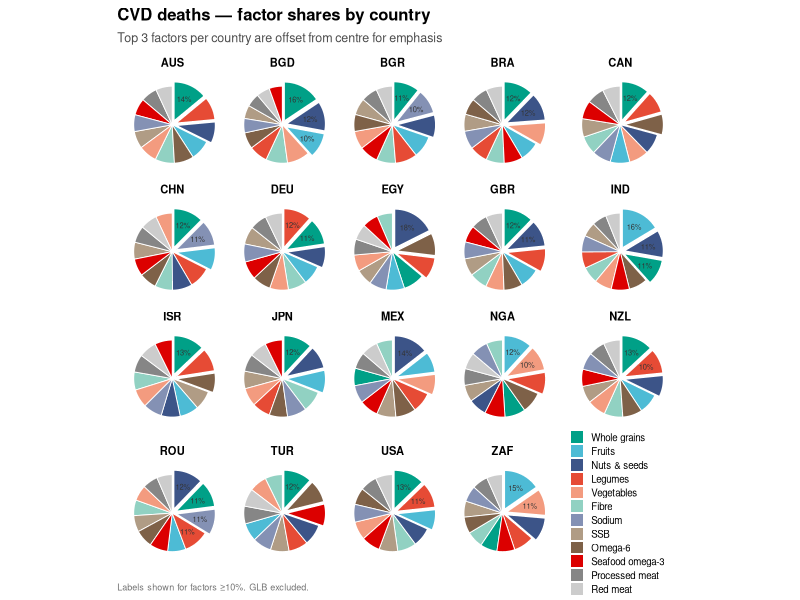
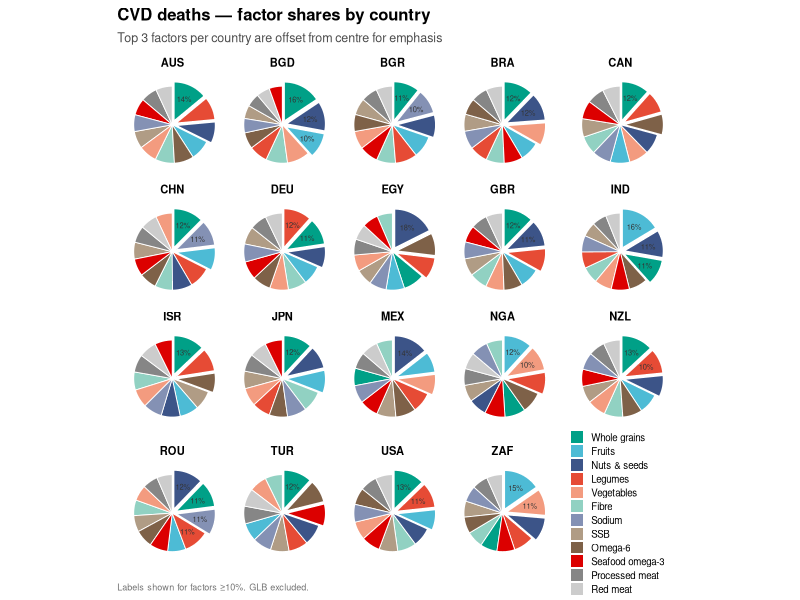
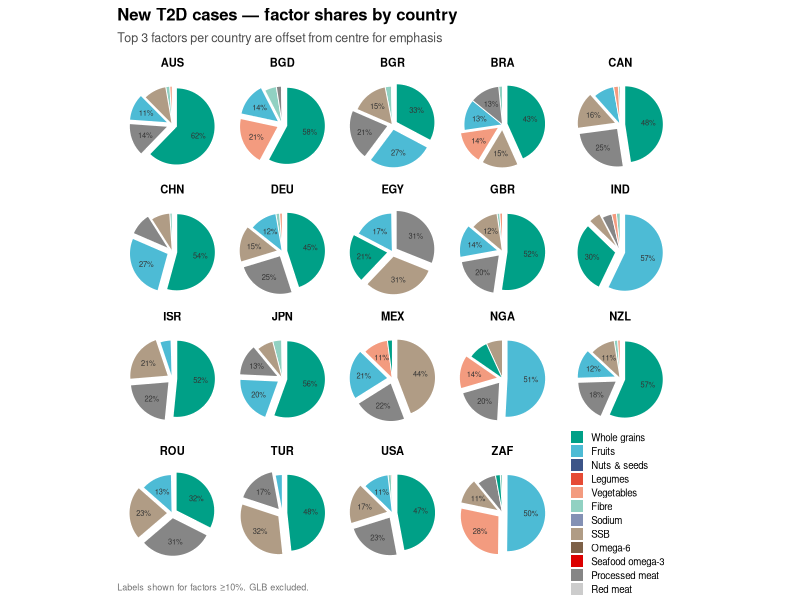
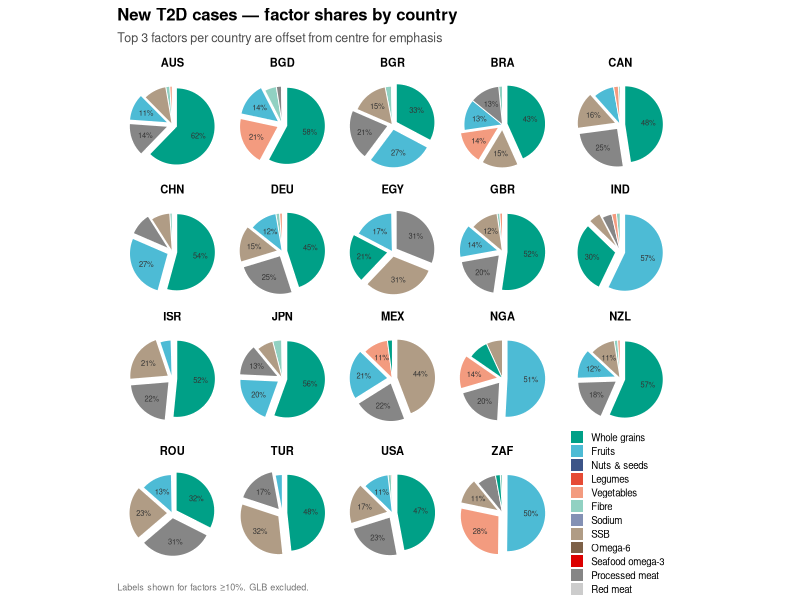

Reproduce these figures in R, in order.
suppressPackageStartupMessages({
  library(ggplot2); library(dplyr); library(patchwork); library(cowplot)
  if (!requireNamespace("ggforce", quietly=TRUE)) install.packages("ggforce", repos="https://cloud.r-project.org")
  library(ggforce)
})

d <- read.csv("results/figure5_matrix_19c.csv") %>% filter(iso3 != "GLB")
lab <- c(v01="Fruits", v02="Vegetables", v05="Legumes", v06="Nuts & seeds",
         v08="Whole grains", v09="Processed meat", v10="Red meat",
         v15="SSB", v29="Omega-6", v30="Seafood omega-3", v34="Fibre", v37="Sodium")
d$factor <- lab[d$gdd_var]

FAC_PAL <- c(
  "Whole grains"="#00A087", "Fruits"="#4DBBD5", "Nuts & seeds"="#3C5488",
  "Legumes"="#E64B35", "Vegetables"="#F39B7F", "Fibre"="#91D1C2",
  "Sodium"="#8491B4", "SSB"="#B09C85", "Omega-6"="#7E6148",
  "Seafood omega-3"="#DC0000", "Processed meat"="#868686", "Red meat"="#CCCCCC")

mk_pies <- function(outcomes, title_str, out_stem) {
  dd <- d %>% filter(outcome %in% outcomes) %>%
    group_by(iso3, factor) %>% summarise(val = sum(pmax(averted_10yr, 0)), .groups="drop") %>%
    filter(val > 0) %>%
    group_by(iso3) %>% mutate(share = val / sum(val)) %>% ungroup()

  isos <- sort(unique(dd$iso3))
  plots <- list()

  for (iso in isos) {
    sub <- dd %>% filter(iso3 == iso) %>% arrange(desc(share)) %>%
      mutate(rnk = row_number())

    # compute arc start/end angles
    sub$end   <- cumsum(sub$share) * 2 * pi
    sub$start <- c(0, head(sub$end, -1))
    sub$mid   <- (sub$start + sub$end) / 2

    # explode top3 outward
    EXP <- 0.12
    sub$x0 <- ifelse(sub$rnk <= 3, EXP * sin(sub$mid), 0)
    sub$y0 <- ifelse(sub$rnk <= 3, EXP * cos(sub$mid), 0)

    # label position (at r=0.65)
    sub$lbl <- ifelse(sub$share >= 0.10, sprintf("%.0f%%", sub$share * 100), "")
    LR <- 0.62
    sub$lx <- sub$x0 + LR * sin(sub$mid)
    sub$ly <- sub$y0 + LR * cos(sub$mid)

    p <- ggplot(sub) +
      geom_arc_bar(aes(x0 = x0, y0 = y0, r0 = 0, r = 1,
                       start = start, end = end, fill = factor),
                   colour = "white", linewidth = .3) +
      geom_text(aes(x = lx, y = ly, label = lbl), size = 1.9, colour = "grey20") +
      scale_fill_manual(values = FAC_PAL, drop = TRUE, guide = "none") +
      coord_fixed(xlim = c(-1.3, 1.3), ylim = c(-1.3, 1.3)) +
      labs(title = iso) +
      theme_void(base_size = 7) +
      theme(plot.title = element_text(face = "bold", size = 8, hjust = .5))
    plots[[iso]] <- p
  }

  # legend
  leg_df <- data.frame(factor = factor(names(FAC_PAL), levels = names(FAC_PAL)), y = 1)
  p_leg <- ggplot(leg_df, aes(factor, y, fill = factor)) +
    geom_col() + scale_fill_manual(values = FAC_PAL, name = NULL) +
    guides(fill = guide_legend(ncol = 1)) +
    theme_void() + theme(legend.text = element_text(size = 7),
                         legend.key.size = unit(.35, "cm"))
  plots[["legend"]] <- wrap_elements(get_legend(p_leg))

  combined <- wrap_plots(plots, ncol = 5) +
    plot_annotation(title = title_str,
      subtitle = "Top 3 factors per country are offset from centre for emphasis",
      caption = "Labels shown for factors \u226510%. GLB excluded.",
      theme = theme(plot.title = element_text(face = "bold", size = 12),
        plot.subtitle = element_text(size = 9, colour = "grey30"),
        plot.caption = element_text(size = 6.5, colour = "grey45", hjust = 0)))

  ggsave(paste0("figures/", out_stem, ".pdf"), combined, width = 12, height = 10, device = cairo_pdf)
  ggsave(paste0("figures/", out_stem, ".png"), combined, width = 12, height = 10, dpi = 350)
  cat(sprintf("done: %s\n", out_stem))
}

mk_pies(c("IHD","IschStroke"), "CVD deaths — factor shares by country", "figure5_pies_cvd")
mk_pies("T2D_incidence", "New T2D cases — factor shares by country", "figure5_pies_t2d")
